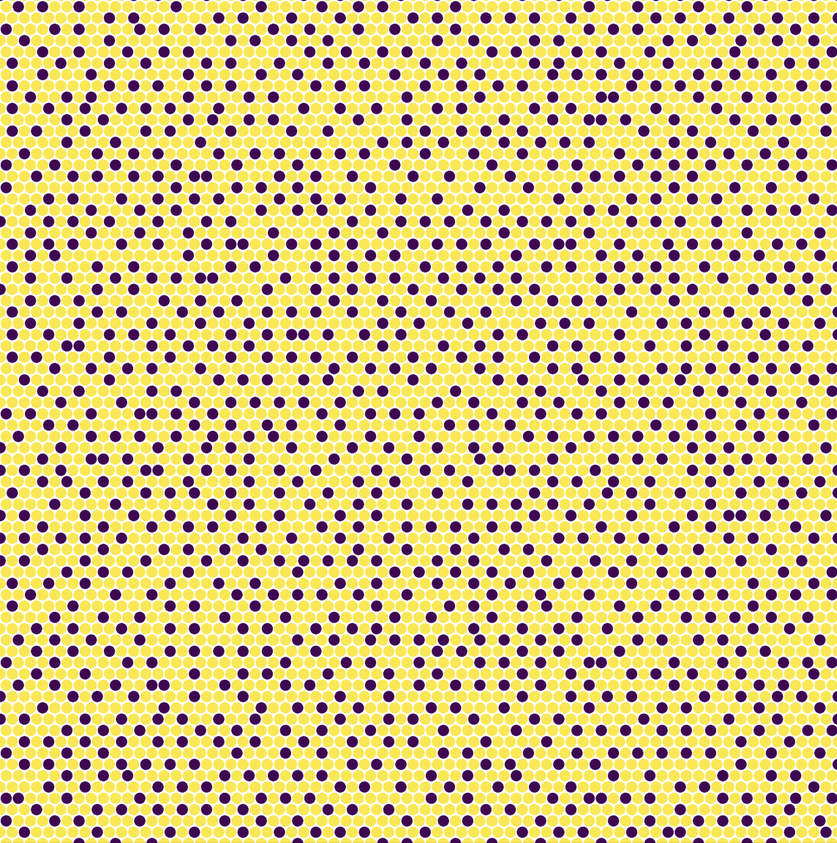
#> input picture c=0_24_simulation.png, 837 x 843 px, shrunk from 1282 x 1290 before the run
$ python local_Gaussian_filter.py
#> lines starting #> are read from the running program, lines starting #| are printed output that depends on the picture
import numpy as np
from scipy.ndimage import gaussian_filter
import matplotlib.pyplot as plt
import matplotlib.image as mpimg
from skimage.feature import peak_local_max


# Load the image
image_path = './c=0_24_simulation.png'
image = mpimg.imread(image_path)
#> image is the input picture: shape (843, 837, 4) float32; mean R, G, B, A 0.855, 0.779, 0.507, 1
print(image.shape) # 1290, 1282, 4
#| (843, 837, 4)
# [38 lines of commented-out code are left out]


coordinates = []
for i in range(38):
    for j in range(69):
        coordinates.append([10+i*34.59, 9+j*18.59]) # estimate: 1282/38 and 1290/69
for i in range(37):
    for j in range(69):
        coordinates.append([27+i*34.59, 0+j*18.59])
coordinates = np.array(coordinates)

sigma = 1 # Standard deviation for Gaussian kernel

# Create a copy of the image to store the filtered result
smoothed_image_local = np.copy(image)

block_size = 11
# Apply the Gaussian filter centered at each (x, y) coordinate
for cx, cy in coordinates:
    # Define the boundaries of the current block
    block = image[int(cx-block_size):int(cx+block_size), int(cy-block_size):int(cy+block_size)]
    # Apply Gaussian filter to the current block
    smoothed_block = gaussian_filter(block, sigma=sigma)
    # Place the smoothed block back into the result image
    smoothed_image_local[int(cx-block_size):int(cx+block_size), int(cy-block_size):int(cy+block_size)] = smoothed_block
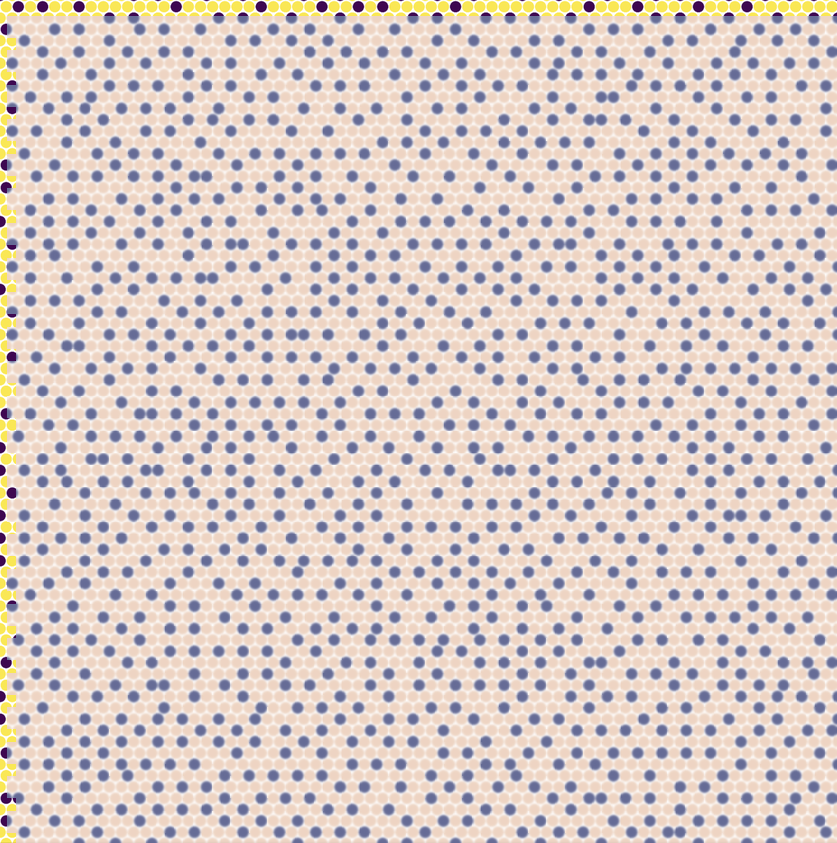
#> smoothed_image_local: shape (843, 837, 4) float32; mean R, G, B, A 0.814, 0.749, 0.733, 0.847; transparent parts drawn white


# Display the original and locally smoothed images
fig, ax = plt.subplots(1, 2, figsize=(12, 6))
ax[0].imshow(image)
# ax[0].plot(coordinates[:, 1], coordinates[:, 0], 'r.')
ax[0].set_title('Original Image')
ax[0].axis('off')
print(image.shape)
#| (843, 837, 4)

ax[1].imshow(smoothed_image_local)
ax[1].set_title('Locally Smoothed Image')
ax[1].axis('off')
# print(smoothed_image_local.shape)

plt.show()
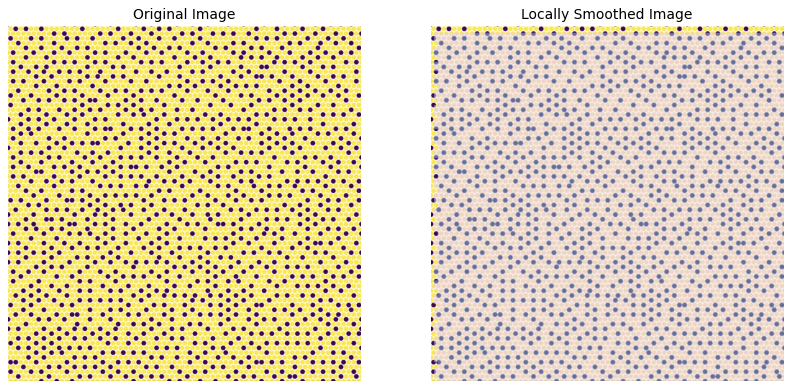
#> figure drawn by matplotlib, 2 panels


# def square_to_hex(values):
#     # # Define values for each point in the grid
#     # values = np.fliplr(data)

#     # Define original coordinates of the grid
#     pix_x = values.shape[0]
#     pix_y = values.shape[1]
#     x = np.arange(0,pix_x)  # Original x-coordinates
#     y = np.arange(0,pix_y)  # Original y-coordinates
#     xx, yy = np.meshgrid(x, y)  # Create a grid of original coordinates

#     # Stack the original coordinates and values into a single array
#     original_points = np.dstack([xx, yy, values])

#     # Define transformation matrix for making hexagonal grid
#     # theta = np.pi / 6  # Angle of rotation for hexagonal grid
#     # s = 1 / np.cos(theta)  # Scale factor to maintain spacing
#     s = 1
#     transformation_matrix = np.array([[s * 1, s * 1/2],
#                                     [s * 0, s * np.sqrt(3)/2]])

#     # Apply the transformation to all points in the grid (excluding the values)
#     transformed_points = np.dot(original_points[:, :, :2].reshape(-1, 2), transformation_matrix.T)
#     transformed_points = transformed_points.reshape(original_points.shape[0], original_points.shape[1], -1)

#     # Extract transformed coordinates and values
#     transformed_coordinates = transformed_points[:, :, :2]
#     values = original_points[:, :, 2]

#     return transformed_coordinates, values

# # Load the data from the file
# data = np.loadtxt('grid_data_256_10000000_step_c=0_24.txt').astype(float)

# # Plot the data
# trans_data, values = square_to_hex(data)
# # plt.scatter(trans_data[:,:,0],np.flipud(trans_data[:,:,1]), c=(-1)*(values-1), cmap='viridis', linewidths=0.2) # marker='H',
# # # trans_data[:,:,0],np.flipud(trans_data[:,:,1]) are the "(x,y) coordinates" of the hexagons
# # plt.title('Data')
# # plt.show()

# print(values.shape)
# sigma = 10  # Standard deviation for Gaussian kernel
# filter_size = 11  # Size of the filter (should be odd)

# # Create a Gaussian filter
# x = np.linspace(-filter_size//2, filter_size//2, filter_size)
# y = np.linspace(-filter_size//2, filter_size//2, filter_size)
# x, y = np.meshgrid(x, y)
# d = np.sqrt(x*x + y*y)
# gaussian_filter_mask = np.exp(-(d**2 / (2.0 * sigma**2)))

# # Normalize the filter
# gaussian_filter_mask /= gaussian_filter_mask.max()
# print(gaussian_filter_mask)

# # Create a copy of the image to store the filtered result
# smoothed_image = np.copy(values)

# coordinates = np.array([[50, 100], [150, 150], [200, 200]]) # [(trans_data[:,:,0], np.flipud(trans_data[:,:,1]))]

# # Apply the Gaussian filter centered at each (x, y) coordinate
# for cx, cy in coordinates:
#     # Define the boundaries of the filter area
#     xmin = max(cx - filter_size//2, 0)
#     xmax = min(cx + filter_size//2 + 1, values.shape[1])
#     ymin = max(cy - filter_size//2, 0)
#     ymax = min(cy + filter_size//2 + 1, values.shape[0])

#     # Extract the region of interest
#     roi = values[ymin:ymax, xmin:xmax]

#     # # Apply the Gaussian filter to the region of interest
#     # for channel in range(roi.shape[2]):
#     #     roi[..., channel] = np.multiply(roi[..., channel], gaussian_filter_mask[:roi.shape[0], :roi.shape[1]])

#     # Place the smoothed region back into the image
#     smoothed_image[ymin:ymax, xmin:xmax] = gaussian_filter_mask * roi

# # Display the original and smoothed images
# fig, ax = plt.subplots(1, 2, figsize=(12, 6))
# ax[0].imshow(values)
# ax[0].set_title('Original Image')
# # ax[0].axis('off')

# ax[1].imshow(smoothed_image)
# ax[1].set_title('Image with Gaussian Filters at Specified Coordinates')
# # ax[1].axis('off')

# plt.show()
